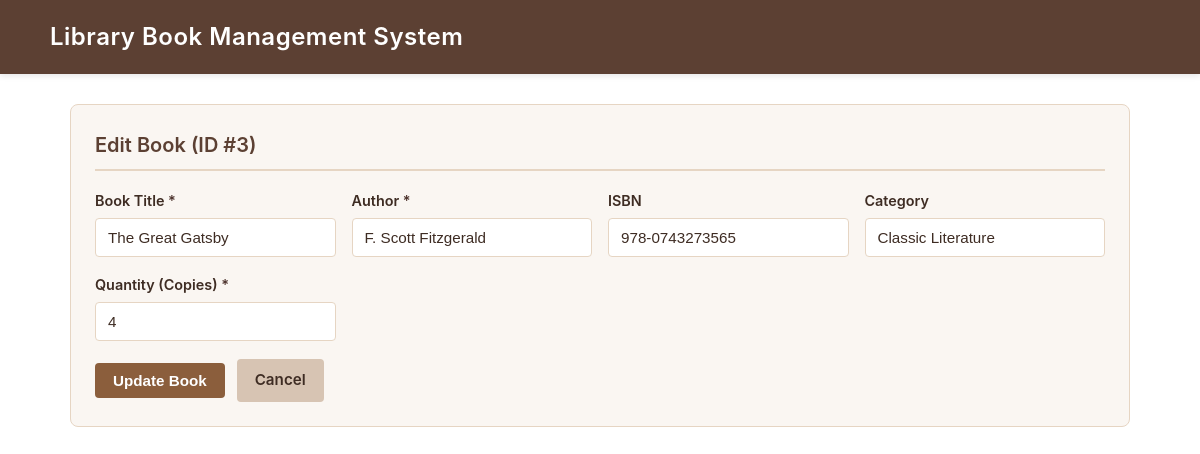
The page /edit.php?id=3 on the database its author committed.
### tables this page shows
CREATE TABLE IF NOT EXISTS `books` (
    `id` INT AUTO_INCREMENT PRIMARY KEY,
    `title` VARCHAR(150) NOT NULL,
    `author` VARCHAR(100) NOT NULL,
    `isbn` VARCHAR(20) DEFAULT NULL,
    `category` VARCHAR(100) DEFAULT NULL,
    `quantity` INT NOT NULL DEFAULT 1,
    `created_at` TIMESTAMP DEFAULT CURRENT_TIMESTAMP
);

### edit.php (the view, shortened to what this page needs)
<?php
require_once 'db.php';
$errors = [];
$book = null;
if ($_SERVER['REQUEST_METHOD'] === 'POST') {
    $id       = isset($_POST['id']) ? filter_var($_POST['id'], FILTER_VALIDATE_INT) : false;
    $title    = isset($_POST['title']) ? trim($_POST['title']) : '';
    $author   = isset($_POST['author']) ? trim($_POST['author']) : '';
    $isbn     = isset($_POST['isbn']) ? trim($_POST['isbn']) : '';
    $category = isset($_POST['category']) ? trim($_POST['category']) : '';
    $quantity = isset($_POST['quantity']) ? trim($_POST['quantity']) : '1';
    if (!$id || $id < 1) {
        $errors[] = "Invalid book ID.";
    }
    if ($title === '') {
        $errors[] = "Book title is required.";
    } elseif (mb_strlen($title) > 150) {
        $errors[] = "Book title cannot exceed 150 characters.";
    }
    if ($author === '') {
        $errors[] = "Author name is required.";
    } elseif (mb_strlen($author) > 100) {
        $errors[] = "Author name cannot exceed 100 characters.";
    }
    if ($isbn !== '' && mb_strlen($isbn) > 20) {
        $errors[] = "ISBN cannot exceed 20 characters.";
    }
    if ($category !== '' && mb_strlen($category) > 100) {
        $errors[] = "Category cannot exceed 100 characters.";
    }
    if (!filter_var($quantity, FILTER_VALIDATE_INT) || (int)$quantity < 1) {
        $errors[] = "Quantity must be a valid positive integer (minimum 1).";
    } else {
        $quantity = (int)$quantity;
    }
    if (empty($errors)) {
        try {
            $sql = "UPDATE books
                    SET title = :title,
                        author = :author,
                        isbn = :isbn,
                        category = :category,
                        quantity = :quantity
                    WHERE id = :id";
            $stmt = $pdo->prepare($sql);
            $stmt->execute([
                ':title'    => $title,
                ':author'   => $author,
                ':isbn'     => $isbn !== '' ? $isbn : null,
                ':category' => $category !== '' ? $category : null,
                ':quantity' => $quantity,
                ':id'       => $id
            ]);
            header("Location: index.php?status=success&msg=" . urlencode("Book '{$title}' updated successfully!"));
            exit();
        } catch (PDOException $e) {
            $errors[] = "Database error: Could not update the book.";
        }
    }
    $book = [
        'id'       => $id,
        'title'    => $title,
        'author'   => $author,
        'isbn'     => $isbn,
        'category' => $category,
        'quantity' => $quantity
    ];
} else {
    $id = isset($_GET['id']) ? filter_var($_GET['id'], FILTER_VALIDATE_INT) : false;
    try {
        $stmt = $pdo->prepare("SELECT * FROM books WHERE id = :id LIMIT 1");
        $stmt->execute([':id' => $id]);
        $book = $stmt->fetch();
    } catch (PDOException $e) {
        header("Location: index.php?status=error&msg=" . urlencode("Database error: Could not retrieve book details."));
        exit();
    }
}
?>
<!DOCTYPE html>
<html lang="en">
<head>
    <link rel="stylesheet" href="style.css">
</head>
<body>
    <nav class="navbar">
        <div class="container" style="margin: 0 auto; padding: 0;">
            <h1>Library Book Management System</h1>
        </div>
    </nav>
    <div class="container">
        <section class="card">
            <h2 class="card-title">Edit Book (ID #<?= htmlspecialchars((string)($book['id'] ?? ''), ENT_QUOTES, 'UTF-8'); ?>)</h2>
            <form action="edit.php" method="POST" id="bookForm">
                <div class="form-grid">
                    <div class="form-group">
                        <label for="title">Book Title <span class="required">*</span></label>
                        <input type="text"
                               id="title"
                               name="title"
                               class="form-control"
                               maxlength="150"
                               value="<?= htmlspecialchars($book['title'] ?? '', ENT_QUOTES, 'UTF-8'); ?>"
                               required>
                    </div>
                    <div class="form-group">
                        <label for="author">Author <span class="required">*</span></label>
                        <input type="text"
                               id="author"
                               name="author"
                               class="form-control"
                               maxlength="100"
                               value="<?= htmlspecialchars($book['author'] ?? '', ENT_QUOTES, 'UTF-8'); ?>"
                               required>
                    </div>
                    <div class="form-group">
                        <label for="isbn">ISBN</label>
                        <input type="text"
                               id="isbn"
                               name="isbn"
                               class="form-control"
                               maxlength="20"
                               placeholder="e.g. 978-0132350884"
                               value="<?= htmlspecialchars($book['isbn'] ?? '', ENT_QUOTES, 'UTF-8'); ?>">
                    </div>
                    <div class="form-group">
                        <label for="category">Category</label>
                        <input type="text"
                               id="category"
                               name="category"
                               class="form-control"
                               maxlength="100"
                               placeholder="e.g. Fiction, Science"
                               value="<?= htmlspecialchars($book['category'] ?? '', ENT_QUOTES, 'UTF-8'); ?>">
                    </div>
                    <div class="form-group">
                        <label for="quantity">Quantity (Copies) <span class="required">*</span></label>
                        <input type="number"
                               id="quantity"
                               name="quantity"
                               class="form-control"
                               min="1"
                               value="<?= htmlspecialchars((string)($book['quantity'] ?? '1'), ENT_QUOTES, 'UTF-8'); ?>"
                               required>
                    </div>
                </div>
                <div class="form-actions">
                    <button type="submit" class="btn btn-primary">Update Book</button>
                    <a href="index.php" class="btn btn-cancel">Cancel</a>
                </div>
            </form>
        </section>
    </div>
</body>
</html>

### style.css (style rules this page uses)
:root { --bg-page: #FFFFFF; --bg-card: #FAF6F2; --navbar-header: #5C4033; --text-color: #3E2C23; --border-color: #E6D5C3; --btn-primary: #8B5E3C; --btn-primary-hover: #6F4A2E; --btn-edit: #A47551; --btn-edit-hover: #8B5E3C; --btn-delete: #4E342E; --btn-delete-hover: #372420; --btn-cancel: #D7C4B3; --btn-cancel-hover: #C3AF9D; --msg-bg: #F5EBE1; --msg-border: #5C4033; }
* { box-sizing: border-box; margin: 0; padding: 0; }
body { background-color: var(--bg-page); color: var(--text-color); font-family: -apple-system, BlinkMacSystemFont, "Segoe UI", Roboto, Helvetica, Arial, sans-serif; line-height: 1.6; padding-bottom: 40px; }
.navbar { background-color: var(--navbar-header); color: #FFFFFF; padding: 18px 24px; box-shadow: 0 2px 6px rgba(0, 0, 0, 0.1); }
.navbar h1 { font-size: 1.5rem; font-weight: 600; margin: 0; letter-spacing: 0.5px; }
.container { max-width: 1100px; margin: 30px auto; padding: 0 20px; }
.card { background-color: var(--bg-card); border: 1px solid var(--border-color); border-radius: 8px; padding: 24px; margin-bottom: 30px; }
.card-title { font-size: 1.25rem; font-weight: 600; margin-bottom: 18px; color: var(--navbar-header); border-bottom: 2px solid var(--border-color); padding-bottom: 8px; }
.form-grid { display: grid; grid-template-columns: repeat(auto-fit, minmax(220px, 1fr)); gap: 16px; margin-bottom: 18px; }
.form-group { display: flex; flex-direction: column; }
.form-group label { font-weight: 600; font-size: 0.9rem; margin-bottom: 6px; color: var(--text-color); }
.form-group label span.required { color: var(--btn-delete); }
.form-control { width: 100%; padding: 10px 12px; font-size: 0.95rem; color: var(--text-color); background-color: #FFFFFF; border: 1px solid var(--border-color); border-radius: 4px; outline: none; transition: border-color 0.2s; }
.form-actions { display: flex; gap: 12px; align-items: center; }
.btn { display: inline-block; padding: 9px 18px; font-size: 0.95rem; font-weight: 600; border: none; border-radius: 4px; cursor: pointer; text-decoration: none; text-align: center; transition: background-color 0.2s, opacity 0.2s; }
.btn-primary { background-color: var(--btn-primary); color: #FFFFFF; }
.btn-cancel { background-color: var(--btn-cancel); color: var(--text-color); }

### rows shown on the page
books: id "3", title "The Great Gatsby", author "F. Scott Fitzgerald", isbn "978-0743273565", category "Classic Literature", quantity "4"
